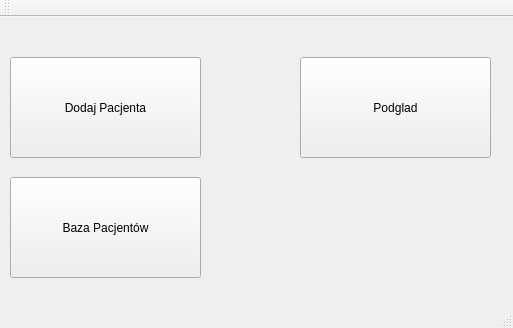
<?xml version="1.0" encoding="UTF-8"?>
<ui version="4.0">
 <class>MainWindow</class>
 <widget class="QMainWindow" name="MainWindow">
  <property name="geometry">
   <rect>
    <x>0</x>
    <y>0</y>
    <width>513</width>
    <height>328</height>
   </rect>
  </property>
  <property name="windowTitle">
   <string>MainWindow</string>
  </property>
  <widget class="QWidget" name="centralWidget">
   <widget class="QPushButton" name="pushButton">
    <property name="geometry">
     <rect>
      <x>10</x>
      <y>40</y>
      <width>191</width>
      <height>101</height>
     </rect>
    </property>
    <property name="text">
     <string>Dodaj Pacjenta</string>
    </property>
   </widget>
   <widget class="QPushButton" name="pushButton_2">
    <property name="geometry">
     <rect>
      <x>300</x>
      <y>40</y>
      <width>191</width>
      <height>101</height>
     </rect>
    </property>
    <property name="text">
     <string>Podglad</string>
    </property>
   </widget>
   <widget class="QPushButton" name="pushButton_3">
    <property name="geometry">
     <rect>
      <x>10</x>
      <y>160</y>
      <width>191</width>
      <height>101</height>
     </rect>
    </property>
    <property name="text">
     <string>Baza Pacjentów</string>
    </property>
   </widget>
  </widget>
  <widget class="QMenuBar" name="menuBar">
   <property name="geometry">
    <rect>
     <x>0</x>
     <y>0</y>
     <width>513</width>
     <height>22</height>
    </rect>
   </property>
  </widget>
  <widget class="QToolBar" name="mainToolBar">
   <attribute name="toolBarArea">
    <enum>TopToolBarArea</enum>
   </attribute>
   <attribute name="toolBarBreak">
    <bool>false</bool>
   </attribute>
  </widget>
  <widget class="QStatusBar" name="statusBar"/>
 </widget>
 <layoutdefault spacing="6" margin="11"/>
 <resources/>
 <connections/>
</ui>
